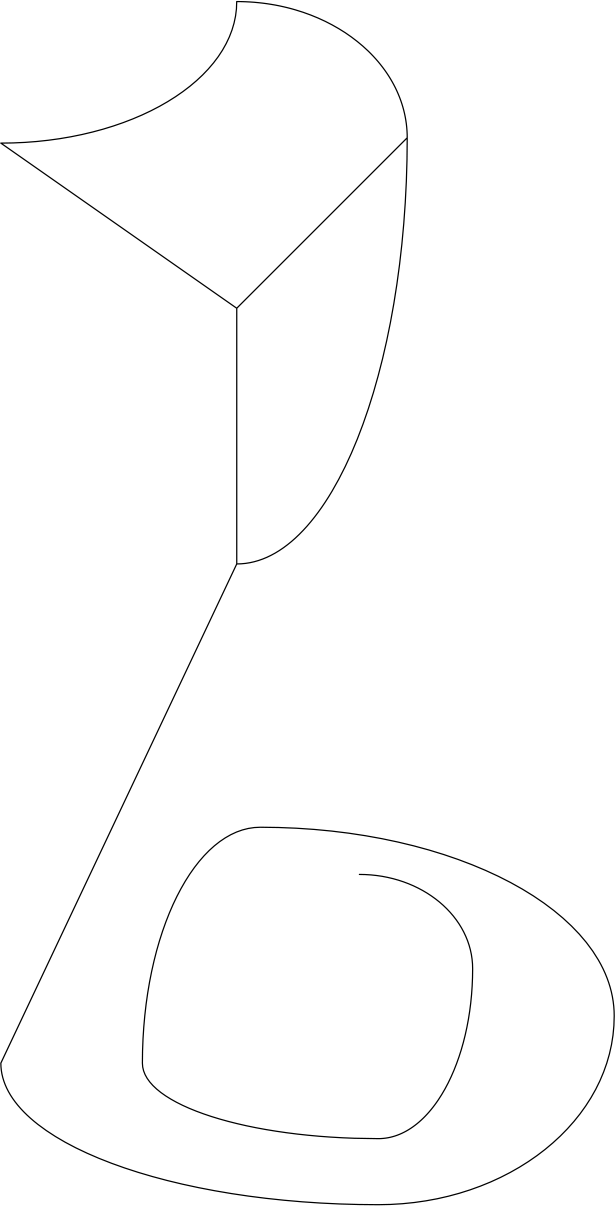
#> input picture images/test_draw_2.png, 3075 x 6031 px (shown at 1/5 size)
$ python line_segmentation.py
#> lines starting #> are read from the running program, lines starting #| are printed output that depends on the picture; after the words box and inside, x2 and y2 are one past the last pixel; in counts of white or black regions, pixels touching at a corner belong together
import matplotlib.pyplot as plt
import numpy as np
import cv2
from scipy.spatial.distance import cdist

import math

# def angle(x1, y1, x2, y2):
#     """
#     The return value is a 1D-array of values of shape (N-1,), with each value
#     between 0 and pi.
#     0 implies points in the same direction
#     pi/2 implies points are orthogonal
#     pi implies points in opposite directions
#     """
#     return math.atan2(y2-y1, x2-x1)

def unit_vector(vector):
    """ Returns the unit vector of the vector.  """
    return vector / np.linalg.norm(vector)

# [20 lines left out: function angle, not called in this run]

def sampling(x, y):
    return x[::300], y[::300]

# [6 lines left out: function find_nearest, not called in this run]

def neighbors(image, x,y):
    neigh_count = count_around(image,x,y,1)
    return neigh_count


# [12 lines left out: function count_around_1, not called in this run]

def count_around(image,x,y,win): #count number of non zero pixels around certain window
    count = 0
    w = len(image[0]) #3075 - x
    l = len(image) #6031 - y

    # if (x + win) > w or (x - win) < 0 or (y + win) > l or (y - win) < 0: #estava a sair fora das bounds e entao fizemos check
    #    return 0
    for i in range(-win,win+1): #-1 to 1, -2 to 2
        if i == -win or i == win:
            for j in range(-win,win+1):
                count += image[y+i][x+j]
        else:
            count += image[y+i][x-win]
            count += image[y+i][x+win]

    count /= 255

    return count

def check_end(image,x,y):
    end_pnt=0

    if count_around(image,x,y,1)==1 or\
       count_around(image,x,y,2)==1 or\
       count_around(image,x,y,3)==1 or\
       count_around(image,x,y,4)==1:# or\
       #count_around(image,x,y,5)==1:
        # print(count_around(image,x,y,1))
        end_pnt = 1

    return end_pnt


def check_biforc(image,x,y):
    biforc=0

    branches = count_around(image,x,y,1)
    if branches > 2:
        if  count_around(image,x,y,2)>=branches and \
            count_around(image,x,y,3)>=branches and \
            count_around(image,x,y,4)>=branches and \
            count_around(image,x,y,5)>=branches and \
            count_around(image,x,y,6)>=branches and \
            count_around(image,x,y,7)>=branches and \
            count_around(image,x,y,8)>=branches and \
            count_around(image,x,y,9)>=branches and \
            count_around(image,x,y,10)>=branches:
                biforc=1

    return biforc

def clustering(points,start, stop): #takes array and saves it in cluster

    return


# [27 lines left out: function order_points, not called in this run]


"""""
def contour():
    return contour


def path_choice (countors)
#countors is a an array of countors, which are arrays

"""

file_name = 'images/test_draw_2.png'
original_image = cv2.imread(file_name, cv2.IMREAD_GRAYSCALE)
#> original_image is the input picture: shape (6031, 3075); min 0, max 255, mean 253.1

# [5 lines of commented-out code are left out]
image = cv2.copyMakeBorder(original_image, 10, 10, 10, 10, cv2.BORDER_CONSTANT, value = 255)
_, image = cv2.threshold(image, 128, 255, cv2.THRESH_OTSU + cv2.THRESH_BINARY_INV)
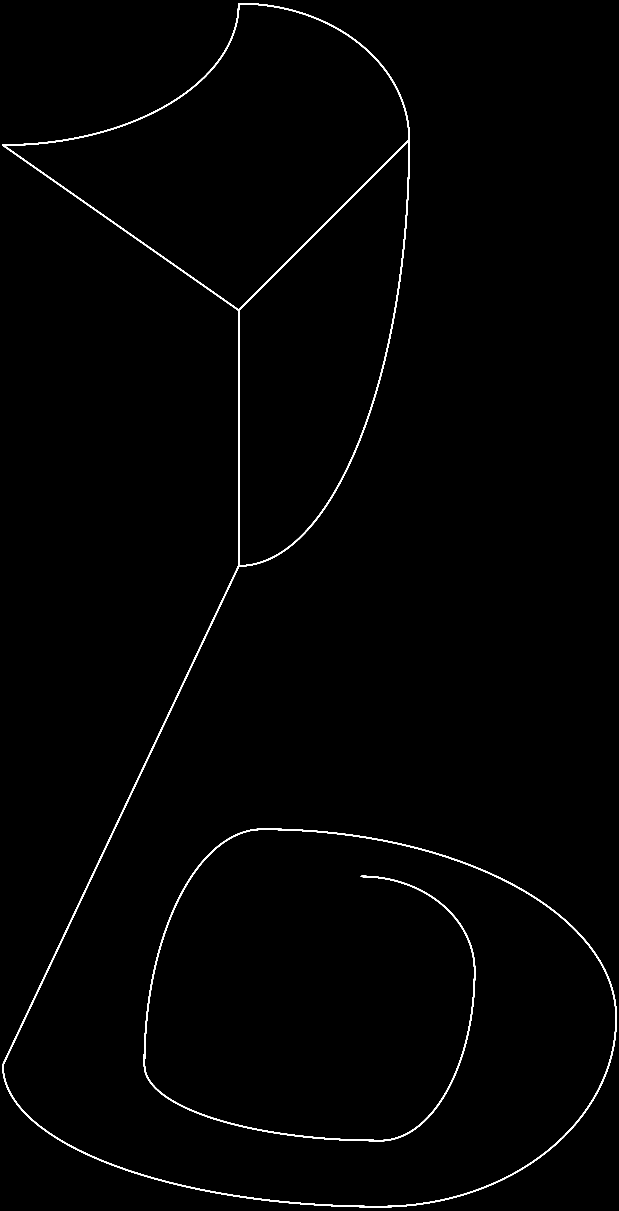
#> image: shape (6051, 3095) (shown at 1/5 size); 0.75% white; 1 white region, box (x1, y1, x2, y2) and area: (11, 15, 3084, 6037) 140883
image = cv2.ximgproc.thinning(image)
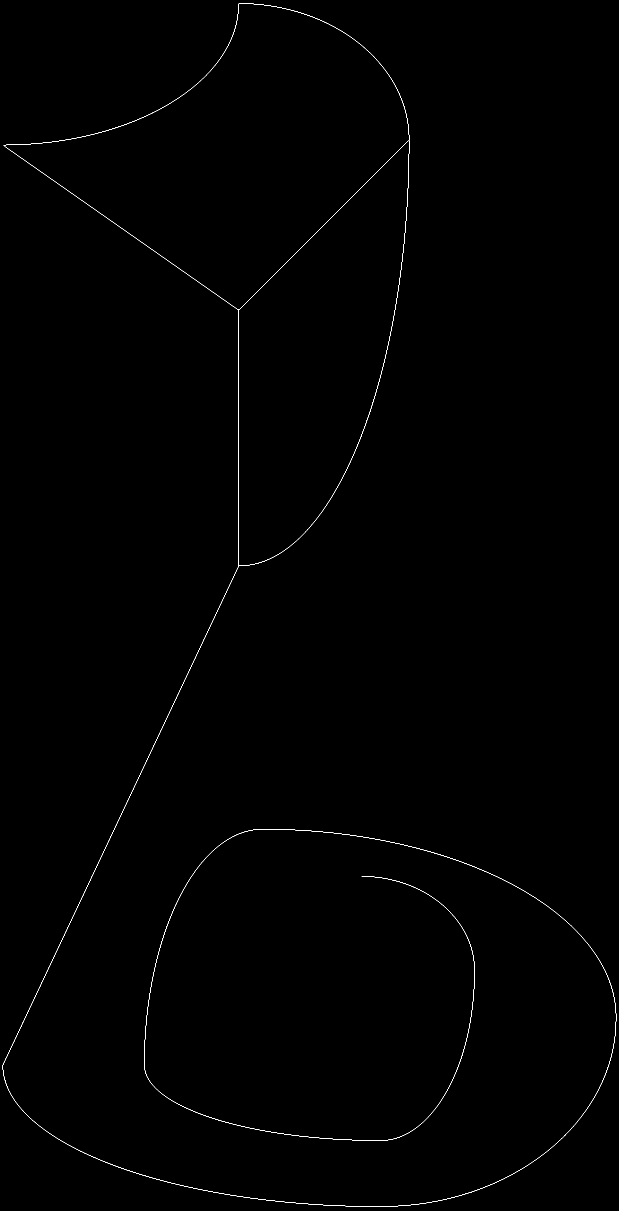
#> image: shape (6051, 3095) (shown at 1/5 size); 0.11% white in thin lines or dots
points = cv2.findNonZero(image)
#> points = contour of 21194 points, box (x1, y1, x2, y2) (13, 17, 3081, 6034), area 1273494

plt.imshow(image,  aspect="auto", cmap="gray")

biforc_pnts = []
tresh = 5 #window to delete
for i in points:
    x,y = i.ravel()
    if check_biforc(image,x,y):
        biforc_pnts = np.append(biforc_pnts,i)
        plt.scatter(x,y,color = 'red')
        for ii in range(-tresh,tresh+1): #erase point and its neighbors
            for jj in range(-tresh,tresh+1):
                image[y+jj][x+ii] = 0
            #points = np.delete(points,ii)
            pass
#> this loop made 21194 passes
#> (x, y) on pass 2308: (2044, 703)
#> (x, y, branches in check_biforc) on passes 1 to 6: (1195, 17, 2), (1196, 17, 2), (1197, 17, 2), (1198, 17, 2), (1199, 17, 2), (1200, 17, 2)
#> image: shape (6051, 3095); 0.11% white in thin lines or dots
#> after the loop, biforc_pnts = [2044, 703, 1192, 1549, 1193, 2828]
print(biforc_pnts)
#| [2044.  703. 1192. 1549. 1193. 2828.]
end_pnts=[]
#> end_pnts = []
for i in points:
    x,y = i.ravel()
    if check_end(image,x,y):
        end_pnts = np.append(end_pnts,i)
        plt.scatter(x,y,color = 'orange')
#> this loop made 21194 passes
#> i on passes 12 to 14: [[1206, 17]], [[1207, 17]], [[1208, 17]]

contours, _ = cv2.findContours(image, cv2.RETR_LIST,cv2.CHAIN_APPROX_SIMPLE)

plot = False
i = 0
for contour in contours:
    print('coucou')
    x = [i[:,0] for i in contour]
    y = [i[:,1] for i in contour]

    if plot:
        if i == 0:
            plt.plot(x,y, color='blue')
        if i == 1:
            plt.plot(x,y, color='red')
        if i == 2:
            plt.plot(x,y, color='green')
        if i == 3:
            plt.plot(x,y, color='pink')
        if i == 4:
            plt.plot(x,y, color='orange')
        if i == 5:
            plt.plot(x,y, color='yellow')
        i = i+1
#> this loop made 5 passes
#> contour on passes 2, 4: [[1193, 1555], [1193, 2822]], [[2038, 706], [1198, 1546]]
#| coucou
#| coucou
#| coucou
#| coucou
#| coucou

#plt.imshow(original_image, aspect="auto", cmap="gray")
plt.show()
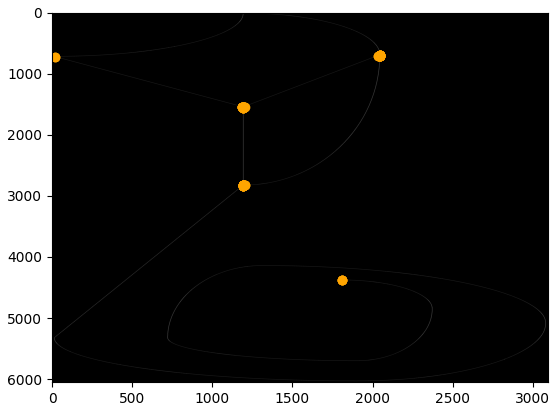
#> figure drawn by matplotlib, 1 panel


""""
countors = [] # ja ordenados a comecar num end point
for i in countors[]
"""


""""
corners = cv2.goodFeaturesToTrack(image, 5,0.005,100)
corners = np.int0(corners)

for i in corners:
    points = np.append(points, i, axis = 0)
    # x, y = i.ravel()
    # plt.scatter(x,y)
plt.imshow(image, aspect="auto", cmap="gray")


# [5 lines of commented-out code are left out]

"""

"""""
idx = find_nearest(points, end_pnts[0])
points_new = order_points(list(points), idx)

x,y  = np.array(points_new).T


x_new = []
y_new = []

theta_threshold = (5/9) * math.pi
for ii in range(len(x)-2):

    if ii > len(x) - 3:
        break

    is_corner = [x[ii],y[ii]] in corners

    if is_corner:
        x_new.append(x[ii])
        y_new.append(y[ii])
        plt.scatter(x[ii], y[ii], color = 'red')
        continue
    elif angle(x[ii], y[ii], x[ii+1], y[ii+1], x[ii+2], y[ii+2]) < theta_threshold:
        if (ii % 600) == 0:
            x_new.append(x[ii + 1])
            y_new.append(y[ii + 1])
    else:
        x = np.delete(x, ii + 1)
        y = np.delete(y, ii + 1)
        ii = ii - 1

# x_new, y_new = sampling(x, y)

for ii in range(len(x_new)):
    plt.scatter(x_new[ii], y_new[ii], color = 'blue')
    plt.pause(0.0000001)

print(len(x_new))
plt.show()

x_new = np.asarray(x_new)
y_new = np.asarray(y_new)
x_new = x_new / 5 #scale
x_new = np.round(x_new)
y_new = (- y_new) / 5
y_new = np.round(y_new)
x_new = x_new - x_new[0]
y_new = y_new - y_new[0]
"""
"""""
with open('path_x.npy', 'wb') as f:
    np.save(f, np.array(x_new))

with open('path_y.npy', 'wb') as f:
    np.save(f, np.array(y_new))

with open('path_x.npy', 'rb') as f:
    path_x = np.load(f)
    print(path_x)

with open('path_y.npy', 'rb') as f:
    path_y = np.load(f)
    print(path_y)
"""
